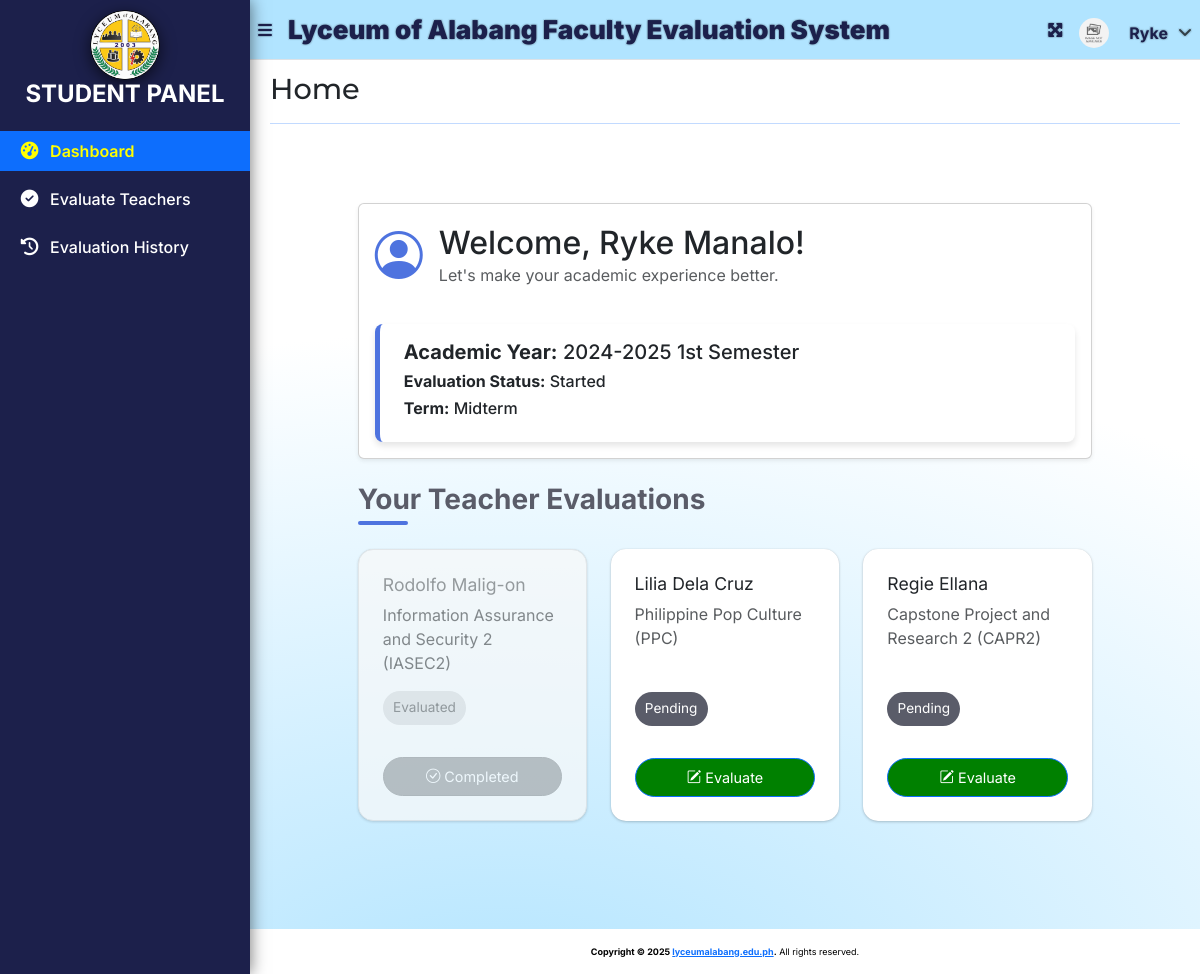
Page / (signed in) on the committed database.
### tables this page shows
CREATE TABLE `restriction_list` (
  `id` int(30) NOT NULL,
  `academic_id` int(30) NOT NULL,
  `faculty_id` int(30) NOT NULL,
  `class_id` int(30) NOT NULL,
  `subject_id` int(30) NOT NULL
);

CREATE TABLE `subject_list` (
  `id` int(30) NOT NULL,
  `code` varchar(50) NOT NULL,
  `subject` text NOT NULL,
  `description` text NOT NULL
);

### student/home.php (the view, shortened to what this page needs)
<?php
include('db_connect.php');
function ordinal_suffix($num){
    $num = $num % 100;
    if($num < 11 || $num > 13){
         switch($num % 10){
            case 1: return $num.'st';
        }
    }
    return $num.'th';
}
$astat = array("Not Yet Started","Started","Closed");
$academic_id = $_SESSION['academic']['id'];
$student_id = $_SESSION['login_id'];
$classif_res = $conn->query("SELECT classification FROM student_list WHERE id = $student_id");
$classification = $classif_res->fetch_assoc()['classification'] ?? 'regular';
if ($classification == 'regular') {
    $class_id = $_SESSION['login_class_id'];
    $stmt = $conn->prepare("
        SELECT
            r.id,
            s.id AS sid,
            f.id AS fid,
            CONCAT(f.firstname, ' ', f.lastname) AS faculty,
            s.code,
            s.subject,
            CASE
                WHEN el.evaluation_id IS NOT NULL THEN 1
                ELSE 0
            END AS is_evaluated
        FROM restriction_list r
        INNER JOIN faculty_list f ON f.id = r.faculty_id
        INNER JOIN subject_list s ON s.id = r.subject_id
        LEFT JOIN evaluation_list el ON el.restriction_id = r.id
            AND el.academic_id = ?
            AND el.student_id = ?
        WHERE r.academic_id = ?
          AND r.class_id = ?
        ORDER BY f.lastname ASC, f.firstname ASC
    ");
    $stmt->bind_param("iiii", $academic_id, $student_id, $academic_id, $class_id);
} else {
    $stmt = $conn->prepare("
        SELECT
            r.id,
            s.id AS sid,
            f.id AS fid,
            CONCAT(f.firstname, ' ', f.lastname) AS faculty,
            s.code,
            s.subject,
            CASE
                WHEN el.evaluation_id IS NOT NULL THEN 1
                ELSE 0
            END AS is_evaluated
        FROM irregular_student_subjects iss
        INNER JOIN restriction_list r ON r.academic_id = iss.academic_id
            AND r.faculty_id = iss.faculty_id
            AND r.subject_id = iss.subject_id
        INNER JOIN faculty_list f ON f.id = r.faculty_id
        INNER JOIN subject_list s ON s.id = r.subject_id
        LEFT JOIN evaluation_list el ON el.restriction_id = r.id
            AND el.academic_id = ?
            AND el.student_id = ?
        WHERE iss.student_id = ?
        ORDER BY f.lastname ASC, f.firstname ASC
    ");
    $stmt->bind_param("iii", $academic_id, $student_id, $student_id);
}
$stmt->execute();
$restriction = $stmt->get_result();
?>
<!DOCTYPE html>
<html lang="en">
<head>
    <link href="https://cdn.jsdelivr.net/npm/bootstrap@5.3.0/dist/css/bootstrap.min.css" rel="stylesheet">
    <link href="https://cdn.jsdelivr.net/npm/bootstrap-icons@1.10.5/font/bootstrap-icons.css" rel="stylesheet">
</head>
<body>
    <div class="container-fluid py-5">
        <div class="row justify-content-center">
            <div class="col-lg-10">
                <div class="card mb-4 shadow-sm">
                    <div class="card-body">
                        <div class="welcome-message">
                            <i class="bi bi-person-circle welcome-icon"></i>
                            <div>
                                <h2 class="mb-0">Welcome, <?php echo htmlspecialchars($_SESSION['login_name']); ?>!</h2>
                                <?php if (isset($_SESSION['academic'])): ?>
                                    <p class="text-muted mb-0">Let's make your academic experience better.</p>
                                <?php else: ?>
                                    <p class="text-muted mb-0">No academic data available.</p>
                                <?php endif; ?>
                            </div>
                        </div>
                        <?php if (isset($_SESSION['academic'])): ?>
                            <div class="mt-4 callout-info">
                                <h5><strong>Academic Year:</strong> <?php echo htmlspecialchars($_SESSION['academic']['year']).' '.ordinal_suffix($_SESSION['academic']['semester']); ?> Semester</h5>
                                <h6><strong>Evaluation Status:</strong> <?php echo htmlspecialchars($astat[$_SESSION['academic']['status']]); ?></h6>
                                <h6><strong>Term:</strong> <?php echo htmlspecialchars($_SESSION['academic']['term']); ?></h6>
                            </div>
                        <?php endif; ?>
                    </div>
                </div>
                <div class="mb-5">
                    <h3 class="section-title">Your Teacher Evaluations</h3>
                    <div class="row g-4">
                        <?php
                        if($restriction->num_rows > 0):
                            while($row = $restriction->fetch_assoc()):
                                $isEvaluated = $row['is_evaluated'] == 1;
                                if(!$isEvaluated){
                                    $cardLink = "index.php?page=evaluate&rid=".urlencode($row['id'])."&sid=".urlencode($row['sid'])."&fid=".urlencode($row['fid'])."&teacher_name=".urlencode(ucwords($row['faculty']))."&subject=".urlencode($row['subject']);
                                    $badgeClass = 'badge-pending';
                                    $badgeText = 'Pending';
                                    $btnClass = 'btn-primary';
                                    $btnIcon = 'bi-pencil-square';
                                    $btnText = 'Evaluate';
                                } else {
                                    $cardLink = '#';
                                    $badgeClass = 'badge-completed';
                                    $badgeText = 'Evaluated';
                                    $btnClass = 'btn-secondary';
                                    $btnIcon = 'bi-check-circle';
                                    $btnText = 'Completed';
                                }
                        ?>
                        <div class="col-md-6 col-lg-4">
                            <div class="card card-eval h-100 <?= $isEvaluated ? 'disabled' : '' ?>">
                                <div class="card-body d-flex flex-column">
                                    <div>
                                        <h5 class="card-title"><?= htmlspecialchars(ucwords($row['faculty'])) ?></h5>
                                        <p class="card-text text-muted"><?= htmlspecialchars($row['subject']) ?> (<?= htmlspecialchars($row['code']) ?>)</p>
                                    </div>
                                    <div class="mt-auto">
                                        <span class="status-badge <?= $badgeClass ?>"><?= $badgeText ?></span>
                                        <?php if(!$isEvaluated): ?>
                                            <a href="<?= htmlspecialchars($cardLink) ?>" class="btn btn-evaluate <?= $btnClass ?> text-white mt-3">
                                                <i class="<?= $btnIcon ?>"></i> <?= $btnText ?>
                                            </a>
                                        <?php else: ?>
                                            <button class="btn btn-evaluate <?= $btnClass ?> text-white mt-3" disabled>
                                                <i class="<?= $btnIcon ?>"></i> <?= $btnText ?>
                                            </button>
                                        <?php endif; ?>
                                    </div>
                                </div>
                            </div>
                        </div>
                        <?php
                            endwhile;
                        endif; ?>
                    </div>
                </div>
            </div>
        </div>
    </div>
</body>
</html>

### index.php (style rules this page uses)
.btn-primary { background-color: green !important; border: none; color: white; font-weight: 600; padding: 10px 20px; border-radius: 5px; transition: background-color 0.3s; }
.btn-secondary { background-color: gray !important; border: none; color: white; font-weight: 600; padding: 10px 20px; border-radius: 5px; transition: background-color 0.3s; }

### student/home.php (style rules this page uses)
:root { --primary-color: #4e73df; --secondary-color: #1cc88a; --success-color: #36b9cc; --danger-color: #e74a3b; --light-color: #f8f9fc; --dark-color: #5a5c69; --font-family: 'Inter', sans-serif; }
body { font-family: var(--font-family); background-color: var(--light-color); }
.card-eval { transition: transform 0.3s, box-shadow 0.3s; border: none; border-radius: 15px; overflow: hidden; background-color: #ffffff; position: relative; height: 100%; display: flex; flex-direction: column; justify-content: space-between; }
.card-eval .card-body { padding: 1.5rem; flex-grow: 1; }
.status-badge { font-size: 0.85rem; padding: 0.5em 0.75em; border-radius: 20px; text-transform: capitalize; display: inline-block; margin-bottom: 1rem; }
.badge-pending { background-color: var(--dark-color); color: #ffffff; }
.badge-completed { background-color: var(--secondary-color); }
.btn-evaluate { width: 100%; transition: background-color 0.3s, transform 0.3s; border-radius: 25px; padding: 0.5rem; font-size: 0.9rem; }
.callout-info { background-color: #ffffff; border-left: 5px solid var(--primary-color); padding: 1rem 1.5rem; border-radius: 8px; box-shadow: 0 4px 6px rgba(0,0,0,0.1); }
.callout-info h5, .callout-info h6 { margin-bottom: 0.5rem; }
.welcome-message { display: flex; align-items: center; gap: 1rem; margin-bottom: 2rem; }
.welcome-icon { font-size: 3rem; color: var(--primary-color); }
.section-title { position: relative; padding-bottom: 0.5rem; margin-bottom: 1.5rem; font-weight: 700; color: var(--dark-color); }
.section-title::after { content: ''; position: absolute; width: 50px; height: 4px; background-color: var(--primary-color); bottom: 0; left: 0; border-radius: 2px; }
.card-eval.disabled { background-color: #f8f9fa; border: 1px solid #e0e0e0; filter: grayscale(100%); opacity: 0.7; pointer-events: none; }
.card-eval.disabled .card-body { color: #6c757d; }
.card-eval.disabled .status-badge { background-color: #e0e0e0; color: #6c757d; }
.card-eval.disabled .btn-evaluate { background-color: #e0e0e0; color: #6c757d; pointer-events: none; }
.badge-completed { background-color: #6c757d; color: #ffffff; }
.btn-secondary { background-color: #6c757d; color: #ffffff; }

### rows in the picture
restriction_list: faculty "Rodolfo Malig-on", subject_list.subject "Information Assurance and Security 2", subject_list.code "IASEC2", badgeText "Evaluated", btnText "Completed"
restriction_list: faculty "Lilia Dela Cruz", subject_list.subject "Philippine Pop Culture", subject_list.code "PPC", badgeText "Pending", btnText "Evaluate"
restriction_list: faculty "Regie Ellana", subject_list.subject "Capstone Project and Research 2", subject_list.code "CAPR2", badgeText "Pending", btnText "Evaluate"

### other values in the picture
$_SESSION['system']['name'] "Lyceum of Alabang Faculty Evaluation System"
$_SESSION['login_firstname'] "Ryke"
$title "Home"
$_SESSION['login_name'] "Ryke Manalo"
$_SESSION['academic']['year'] "2024-2025"
ordinal_suffix($_SESSION['academic']['semester']) "1st"
$astat[$_SESSION['academic']['status']] "Started"
$_SESSION['academic']['term'] "Midterm"
